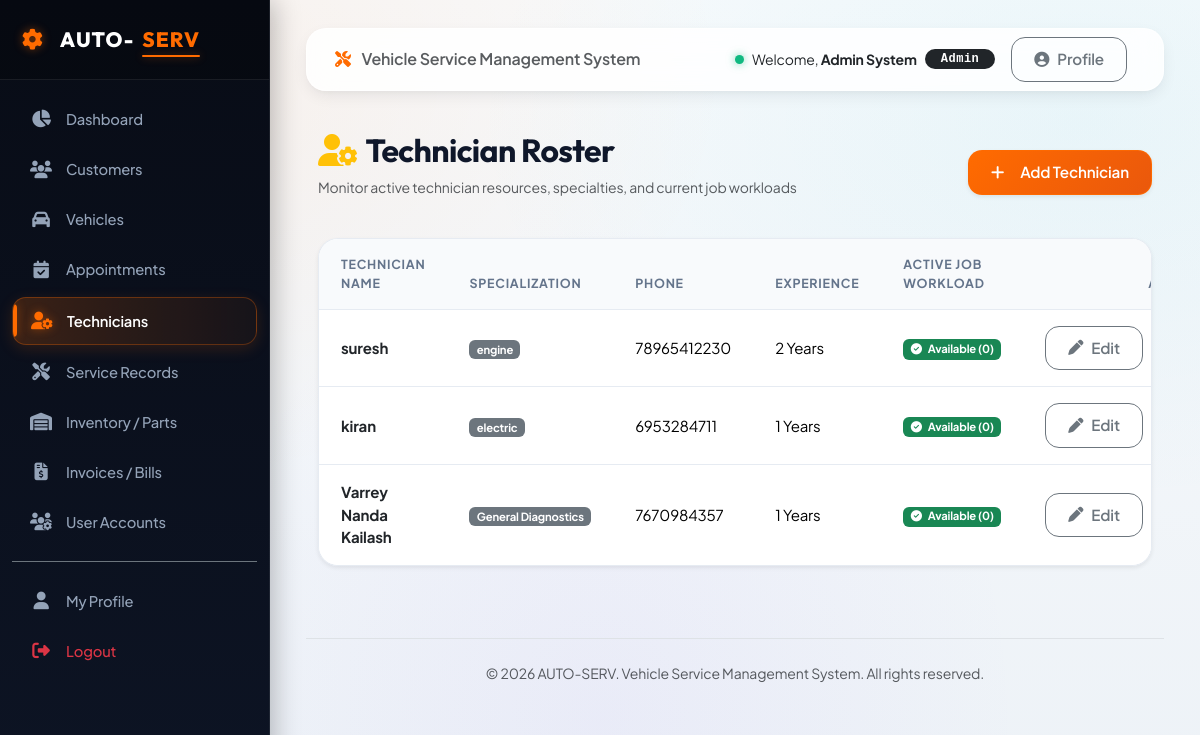
Page /technicians/ (signed in) on the committed database.
### accounts/models.py (models this page shows, shortened)
class User(AbstractUser):
    ROLE_CHOICES = (
        ('admin', 'Admin'),
        ('customer', 'Customer'),
        ('technician', 'Technician'),
        ('service_advisor', 'Service Advisor'),
    )
    role = models.CharField(max_length=20, choices=ROLE_CHOICES, default='customer')
    phone = models.CharField(max_length=15, blank=True, null=True)
    address = models.TextField(blank=True, null=True)

### technicians/models.py (models this page shows, shortened)
class Technician(models.Model):
    user = models.OneToOneField(settings.AUTH_USER_MODEL, on_delete=models.CASCADE, null=True, blank=True, related_name='technician')
    name = models.CharField(max_length=100)
    specialization = models.CharField(max_length=100)
    phone = models.CharField(max_length=15)
    experience = models.PositiveIntegerField(help_text="Years of experience")

### accounts/decorators.py (the view)
        def _wrapped_view(request, *args, **kwargs):
            if request.user.is_authenticated:
                allowed_roles = list(roles)
                if 'admin' in allowed_roles and 'service_advisor' not in allowed_roles:
                    allowed_roles.append('service_advisor')
                if request.user.role in allowed_roles or request.user.is_superuser:
                    return view_func(request, *args, **kwargs)
            raise PermissionDenied

### technicians/views.py (called while the page is built)
@login_required
@role_required('admin')
def technician_list(request):
    technicians = Technician.objects.annotate(
        active_jobs=Count(
            'service_records',
            filter=Q(service_records__status__in=['pending', 'ongoing'])
        )
    )
    return render(request, 'technicians/technician_list.html', {'technicians': technicians})

### templates/technicians/technician_list.html (shortened to what this page needs)
{% extends 'base.html' %}
{% block content %}
<div class="d-flex justify-content-between align-items-center mb-4">
    <div>
        <h2 class="fw-bold"><i class="fa-solid fa-user-gear text-warning me-2"></i>Technician Roster</h2>
        <p class="text-muted small">Monitor active technician resources, specialties, and current job workloads</p>
    </div>
    <a href="{% url 'technicians:technician_create' %}" class="btn btn-primary shadow-sm">
        <i class="fa-solid fa-plus me-2"></i>Add Technician
    </a>
</div>
<div class="custom-table-card shadow-sm">
    <div class="table-responsive">
        <table class="table custom-table mb-0 align-middle">
            <thead>
                <tr>
                    <th>Technician Name</th>
                    <th>Specialization</th>
                    <th>Phone</th>
                    <th>Experience</th>
                    <th>Active Job Workload</th>
                    <th class="text-end">Actions</th>
                </tr>
            </thead>
            <tbody>
                {% for tech in technicians %}
                <tr>
                    <td class="fw-bold text-dark">{{ tech.name }}</td>
                    <td><span class="badge bg-secondary">{{ tech.specialization }}</span></td>
                    <td>{{ tech.phone }}</td>
                    <td>{{ tech.experience }} Years</td>
                    <td>
                        {% if tech.active_jobs > 0 %}
                        <span class="badge bg-warning text-dark"><i class="fa-solid fa-spinner fa-spin me-1"></i> {{ tech.active_jobs }} Active Jobs</span>
                        {% else %}
                        <span class="badge bg-success"><i class="fa-solid fa-circle-check me-1"></i> Available (0)</span>
                        {% endif %}
                    </td>
                    <td class="text-end">
                        <div class="d-flex justify-content-end gap-2">
                            <a href="{% url 'technicians:technician_update' tech.pk %}" class="btn btn-sm btn-outline-secondary" title="Edit">
                                <i class="fa-solid fa-pen"></i> Edit
                            </a>
                        </div>
                    </td>
                </tr>
                {% endfor %}
            </tbody>
        </table>
    </div>
</div>
{% endblock %}

### templates/navbar.html (shortened to what this page needs)
<nav class="navbar navbar-expand-lg main-navbar py-2 px-3 mb-3 no-print">
    <div class="container-fluid">
        {% if not user.is_authenticated %}
        <a class="navbar-brand text-dark fw-bold d-flex align-items-center" href="/">
            <i class="fa-solid fa-gear me-2 brand-gear fs-4"></i>AUTO-<span style="color:var(--primary-color);">SERV</span>
        </a>
        {% else %}
        <span class="navbar-brand text-muted fs-6 d-none d-md-inline fw-semibold">
            <i class="fa-solid fa-screwdriver-wrench me-2" style="color:var(--primary-color);"></i> Vehicle Service Management System
        </span>
        {% endif %}
        <div class="ms-auto d-flex align-items-center">
            {% if user.is_authenticated %}
            <div class="text-dark me-3 d-none d-sm-flex align-items-center">
                <span class="status-dot dot-active me-2"></span>
                <span class="small me-2">Welcome, <strong class="text-dark">{{ user.first_name|default:user.username }} {{ user.last_name }}</strong></span>
                <span class="badge bg-dark rounded-pill px-3 py-1 font-monospace" style="letter-spacing: 0.5px;">{{ user.get_role_display }}</span>
            </div>
            <a href="{% url 'accounts:profile' %}" class="btn btn-sm btn-outline-secondary me-2">
                <i class="fa-solid fa-user-circle"></i> Profile
            </a>
            {% endif %}
        </div>
    </div>
</nav>

### static/css/style.css (style rules this page uses)
:root { --primary-color: #ff6b00; --primary-hover: #ea580c; --primary-dark: #c2410c; --primary-light: #fff7ed; --primary-glow: rgba(255, 107, 0, 0.45); --secondary-color: #0b0f19; --sidebar-bg: #090d16; --sidebar-hover: #161f33; --sidebar-active: #1e293b; --sidebar-border: rgba(255, 255, 255, 0.08); --cyan-accent: #06b6d4; --cyan-glow: rgba(6, 182, 212, 0.4); --purple-accent: #8b5cf6; --emerald-accent: #10b981; --amber-accent: #f59e0b; --danger-accent: #ef4444; --bg-base: #f1f5f9; --bg-surface: #ffffff; --card-bg: #ffffff; --card-hover-bg: #ffffff; --card-border: rgba(226, 232, 240, 0.85); --text-primary: #0f172a; --text-secondary: #475569; --text-muted: #64748b; --text-light: #f8fafc; --radius-sm: 8px; --radius-md: 14px; --radius-lg: 20px; --radius-xl: 26px; --radius-full: 9999px; --transition-fast: all 0.2s cubic-bezier(0.4, 0, 0.2, 1); --transition: all 0.35s cubic-bezier(0.16, 1, 0.3, 1); --transition-bounce: all 0.45s cubic-bezier(0.34, 1.56, 0.64, 1); --shadow-sm: 0 2px 4px rgba(15, 23, 42, 0.04), 0 1px 2px rgba(15, 23, 42, 0.06); --shadow-md: 0 6px 16px -2px rgba(15, 23, 42, 0.08), 0 3px 6px -2px rgba(15, 23, 42, 0.04); --shadow-lg: 0 18px 30px -4px rgba(15, 23, 42, 0.1), 0 8px 12px -4px rgba(15, 23, 42, 0.06); --shadow-xl: 0 25px 50px -12px rgba(15, 23, 42, 0.2); --shadow-glow: 0 0 25px var(--primary-glow); --shadow-cyan-glow: 0 0 25px var(--cyan-glow); }
* { box-sizing: border-box; }
body { font-family: 'Plus Jakarta Sans', sans-serif; background-color: var(--bg-base); background-image: radial-gradient(at 10% 10%, rgba(255, 107, 0, 0.07) 0px, transparent 40%), radial-gradient(at 90% 15%, rgba(6, 182, 212, 0.06) 0px, transparent 40%), radial-gradient(at 50% 90%, rgba(139, 92, 246, 0.05) 0px, transparent 50%), linear-gradient(180deg, #f8fafc 0%, #edf2f7 100%); background-attachment: fixed; color: var(--text-primary); min-height: 100vh; overflow-x: hidden; letter-spacing: -0.01em; }
h1, h2, h3, h4, h5, h6, .brand-title, .nav-brand { font-family: 'Outfit', sans-serif; font-weight: 700; letter-spacing: -0.02em; color: var(--text-primary); }
.main-navbar { background: rgba(255, 255, 255, 0.85); backdrop-filter: blur(14px); -webkit-backdrop-filter: blur(14px); border: 1px solid rgba(255, 255, 255, 0.6); border-radius: var(--radius-lg) !important; box-shadow: var(--shadow-md); transition: var(--transition); }
.btn { border-radius: var(--radius-md); padding: 10px 22px; font-weight: 600; font-size: 0.95rem; display: inline-flex; align-items: center; justify-content: center; gap: 8px; letter-spacing: -0.01em; transition: var(--transition-bounce); position: relative; overflow: hidden; }
.btn-primary { background: linear-gradient(135deg, #ff6b00 0%, #ea580c 100%); border: 1px solid rgba(255, 107, 0, 0.8); color: #ffffff; box-shadow: 0 4px 14px rgba(255, 107, 0, 0.3); }
.btn-primary::after { content: ''; position: absolute; top: -50%; left: -50%; width: 200%; height: 200%; background: linear-gradient( 60deg, rgba(255, 255, 255, 0) 0%, rgba(255, 255, 255, 0.25) 50%, rgba(255, 255, 255, 0) 100% ); transform: rotate(30deg) translateX(-100%); transition: transform 0.6s ease; }
.custom-table-card { background: rgba(255, 255, 255, 0.95); backdrop-filter: blur(12px); border-radius: var(--radius-lg); border: 1px solid var(--card-border); box-shadow: var(--shadow-md); overflow: hidden; transition: var(--transition); }
.custom-table { margin-bottom: 0; }
.custom-table th { background: #f8fafc; color: var(--text-muted); font-weight: 700; font-size: 0.78rem; text-transform: uppercase; letter-spacing: 0.06em; border-bottom: 1px solid var(--card-border); padding: 16px 22px; }
.custom-table td { padding: 16px 22px; vertical-align: middle; font-size: 0.94rem; border-bottom: 1px solid var(--card-border); transition: var(--transition-fast); }
.custom-table tbody tr { transition: var(--transition-fast); }
.custom-table tr:last-child td { border-bottom: none; }
.status-dot { display: inline-block; width: 9px; height: 9px; border-radius: 50%; margin-right: 6px; }
.dot-active { background-color: var(--emerald-accent); box-shadow: 0 0 8px rgba(16, 185, 129, 0.6); }

### rows in the picture
User: first_name "Admin", last_name "System", role "Admin"
Technician: name "suresh", specialization "engine", phone "78965412230", experience "2", shows "Available (0)"
Technician: name "kiran", specialization "electric", phone "6953284711", experience "1", shows "Available (0)"
Technician: name "Varrey Nanda Kailash", specialization "General Diagnostics", phone "7670984357", experience "1", shows "Available (0)"
